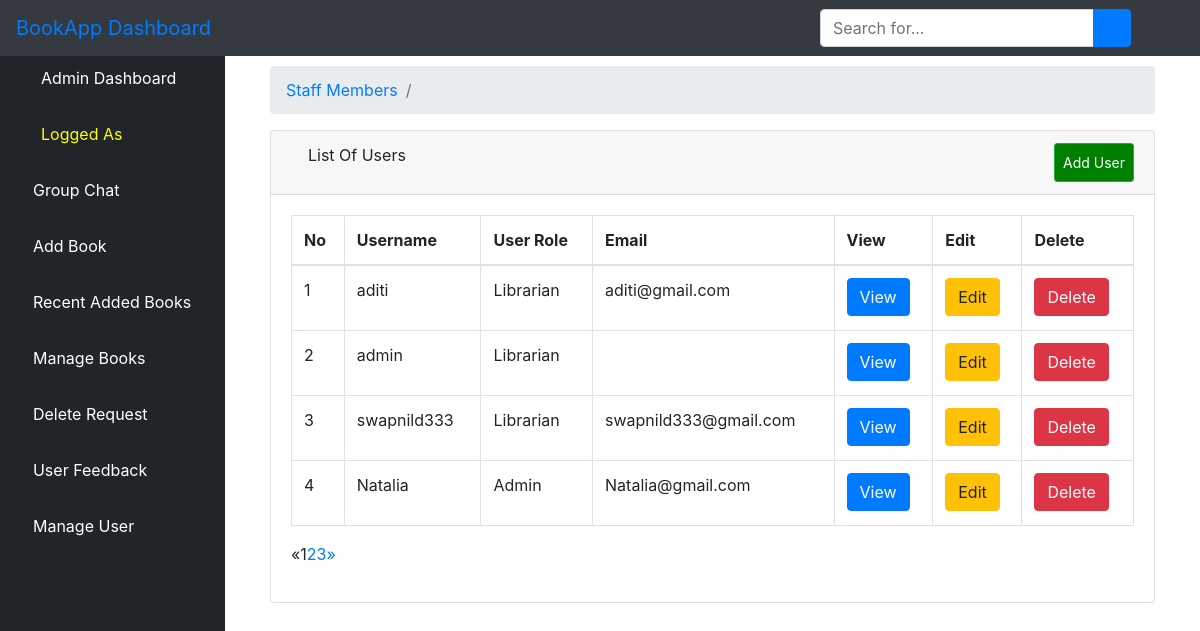
The page /aluser/ on the database its author committed.
### bookstore/models.py (models this page shows)
class User(AbstractUser):
    is_admin = models.BooleanField(default=False)
    is_publisher = models.BooleanField(default=False)
    is_librarian = models.BooleanField(default=False)
    class Meta:
        swappable = 'AUTH_USER_MODEL'

### bookstore/views.py (the view)
# urls.py: path('aluser/', views.ListUserView.as_view(), name='aluser'),
class ListUserView(generic.ListView):
    model = User
    template_name = 'dashboard/list_users.html'
    context_object_name = 'users'
    paginate_by = 4
    def get_queryset(self):
        return User.objects.order_by('-id')

### bookstore/templates/dashboard/list_users.html (shortened to what this page needs)
{% extends 'dashboard/base.html' %}
{% block body %}
        <div class="container-fluid">
        <div class="row">
          <div class="col-12 mb-3">
          <div class="col-12 mb-3">
                <div id="content-wrapper">
        <div class="container-fluid">
            <ol class="breadcrumb">
                <li class="breadcrumb-item">
                    <a href="">Staff Members</a>
                </li>
                <li class="breadcrumb-item active"></li>
            </ol>
            <div class="card mb-3">
                <div class="card-header">
                    <i class="fas fa-table"></i>
                    List Of Users
                    <a  class="btn btn-sm btn-success" href="{% url 'create_user_form' %}" style="padding: 8px; float: right; background-color: green; color: white;">Add User</a>
                </div>
                <div class="card-body">
                    <div class="table-responsive">
                        <table class="table table-bordered" id="dataTable" width="100%" cellspacing="0">
                            <thead>
                            <tr>
                                <th>No</th>
                                <th>Username</th>
                                <th>User Role</th>
                                <th>Email</th>
                                <th>View</th>
                                <th>Edit</th>
                                <th>Delete</th>
                            </tr>
                            </thead>
                            <tbody>
                        {% if users %}
                            {% for user in users %}
                                <tr>
                                    <td>{{ forloop.counter }}</td>
                                    <td>{{ user.username }}</td>
                                    <td>{% if user.is_publisher == True %}
                                      <p>Publisher</p>
                                    {% elif user.is_admin == True %}
                                      <p>Admin</p>
                                    {% else %}
                                    <p>Librarian</p>
                                      {% endif %}
                                    </td>
                                    <td>{{ user.email }}</td>
                                    <td>
                <a href="{% url 'alvuser' user.pk %}"><button type="button" class="btn btn-primary"> View</button></a>
                 </td>
                <td>
                <a href="{% url 'aeuser' user.pk %}"><button type="button" class="btn btn-warning"> Edit</button></a>
        </td>
        <td>
          <a href="{% url 'aduser' user.pk %}"><button type="button" class="btn btn-danger"> Delete</button></a></td>
                                </tr>
                            {% endfor %}
                        {% endif %}
                            </tbody>
                        </table>
                          {% if is_paginated %}
  <ul class="pagination">
    {% if page_obj.has_previous %}
      <li><a href="?page={{ page_obj.previous_page_number }}">&laquo;</a></li>
    {% else %}
      <li class="disabled"><span>&laquo;</span></li>
    {% endif %}
    {% for i in paginator.page_range %}
      {% if page_obj.number == i %}
        <li class="active"><span>{{ i }} <span class="sr-only">(current)</span></span></li>
      {% else %}
        <li><a href="?page={{ i }}">{{ i }}</a></li>
      {% endif %}
    {% endfor %}
    {% if page_obj.has_next %}
      <li><a href="?page={{ page_obj.next_page_number }}">&raquo;</a></li>
    {% else %}
      <li class="disabled"><span>&raquo;</span></li>
    {% endif %}
  </ul>
{% endif %}
                    </div>
                </div>
            </div>
        </div>
    </div>
          </div>
        </div>
      </div>
    </div>
{% endblock %}

### static/css/master.css (style rules this page uses)
html { scroll-behavior: smooth; }
li { list-style-type: none; }

### bookstore/templates/dashboard/base.html (style rules this page uses)
body { display: flex; flex-direction: column; min-height: 100vh; }

### rows shown on the page
User: username "aditi", is_publisher "Librarian", email "aditi@gmail.com"
User: username "admin", is_publisher "Librarian"
User: username "swapnild333", is_publisher "Librarian", email "swapnild333@gmail.com"
User: username "Natalia", is_publisher "Admin", email "Natalia@gmail.com"

### other values the page prints
{{ i }} "1"
{{ i }} "2" "3"
